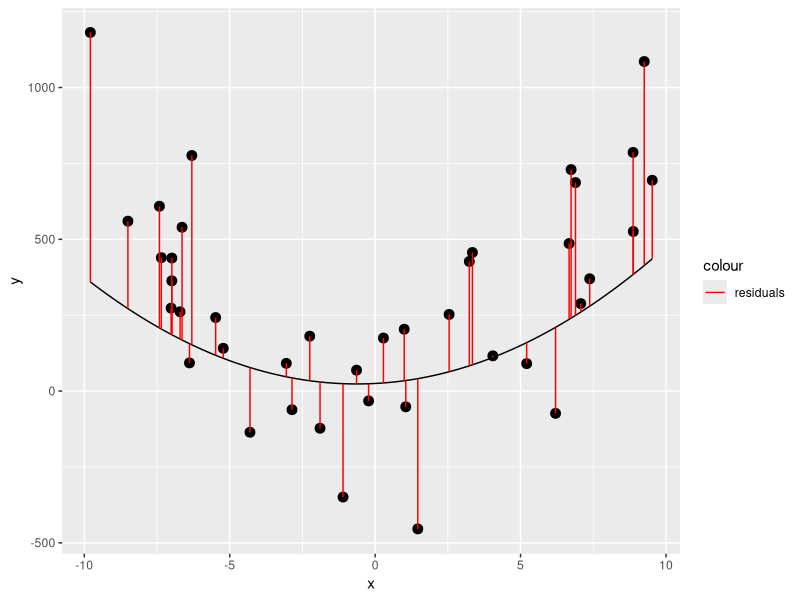

Reproduce this figure in R.
## ---- chunk 1
library(ggplot2)
knitr::opts_chunk$set(echo = TRUE)
set.seed(2)
## ---- chunk 2
x    <- runif(40,min = -10,max = 10)
b0 <- ifelse(runif(1,0,1) > 0.5,0,round(runif(1,-10,10)))
b1 <- ifelse(runif(1,0,1) > 0.5,0,round(runif(1,-10,10)))
b2 <- ifelse(runif(1,0,1) > 0.5,0,round(runif(1,-10,10)))
b3 <- ifelse(runif(1,0,1) > 0.5,0,round(runif(1,-10,10)))
y_noNoise <- b3*x^3 + b2*x^2 + b1*x + b0
sd_noise <- ifelse(max(y_noNoise)>abs(min(y_noNoise)),
                   max(y_noNoise)/5 + .1,
                   abs(min(y_noNoise))/5+.1)
y <- y_noNoise + rnorm(length(y_noNoise), sd = sd_noise)
df <- data.frame(x, y)
## ---- chunk 3
polyFun <- function(x) 0*x^3+4*x^2+5*x+25
ggplot(df,aes(x = x, y = y)) + 
                geom_point(size = 3) + 
                stat_function(fun = polyFun) +
                geom_segment(aes(xend = x, yend = polyFun(x), col = "red")) +
                scale_color_manual(labels = c("residuals"), values = "red")
